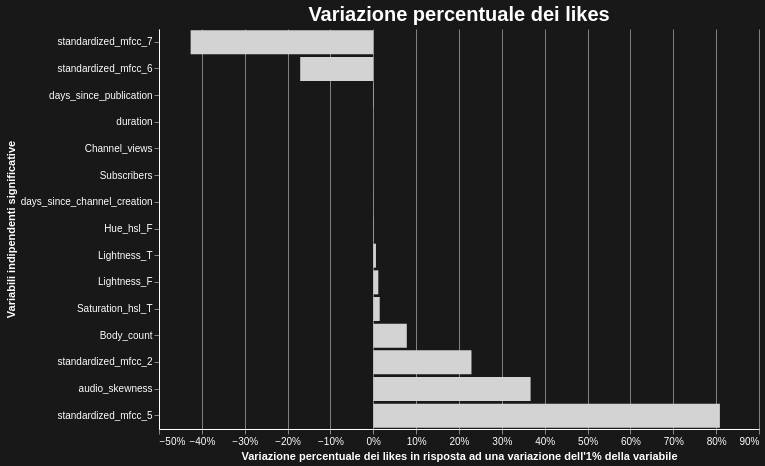

Express this chart as Vega-Lite.
### Vega-Lite specification from a JSON file in a GitHub repository (floating-point values rounded to 4 significant figures)
{"config": {"view": {"continuousWidth": 300, "continuousHeight": 300, "stroke": "transparent"}, "axis": {"domainColor": "white", "gridColor": "grey", "labelColor": "white", "titleColor": "white"}, "background": "#181818", "legend": {"labelColor": "white", "titleColor": "white"}}, "data": {"name": "data-ffce66ea268824e58e4b4372ad2a41b0"}, "mark": {"type": "bar"}, "encoding": {"color": {"condition": {"param": "param_3", "value": "#1f77b4", "empty": false}, "value": "#d3d3d3"}, "tooltip": [{"field": "Variable", "type": "nominal"}, {"field": "Variation", "format": ".2%", "type": "quantitative"}], "x": {"axis": {"format": ".0%"}, "field": "Variation", "title": "Variazione percentuale dei likes in risposta ad una variazione dell'1% della variabile", "type": "quantitative"}, "y": {"field": "Variable", "sort": {"field": "Variation", "order": "ascending"}, "title": "Variabili indipendenti significative", "type": "ordinal"}}, "height": 400, "params": [{"name": "param_3", "select": {"type": "point", "fields": ["Variable"]}, "bind": "legend"}, {"name": "param_4", "select": {"type": "interval", "encodings": ["x", "y"]}, "bind": "scales"}], "title": {"text": "Variazione percentuale dei likes", "color": "white", "fontSize": 20}, "width": 600, "$schema": "https://vega.github.io/schema/vega-lite/v5.17.0.json", "datasets": {"data-ffce66ea268824e58e4b4372ad2a41b0": [{"Variable": "standardized_mfcc_7", "Dependent": "likes", "Variation": -0.4262}, {"Variable": "standardized_mfcc_6", "Dependent": "likes", "Variation": -0.1705}, {"Variable": "days_since_publication", "Dependent": "likes", "Variation": -0.0007068}, {"Variable": "duration", "Dependent": "likes", "Variation": -3.65e-05}, {"Variable": "Channel_views", "Dependent": "likes", "Variation": -2.361e-10}, {"Variable": "Subscribers", "Dependent": "likes", "Variation": 1.352e-07}, {"Variable": "days_since_channel_creation", "Dependent": "likes", "Variation": 0.0001115}, {"Variable": "Hue_hsl_F", "Dependent": "likes", "Variation": 0.0006015}, {"Variable": "Lightness_T", "Dependent": "likes", "Variation": 0.006184}, {"Variable": "Lightness_F", "Dependent": "likes", "Variation": 0.01172}, {"Variable": "Saturation_hsl_T", "Dependent": "likes", "Variation": 0.01498}, {"Variable": "Body_count", "Dependent": "likes", "Variation": 0.07819}, {"Variable": "standardized_mfcc_2", "Dependent": "likes", "Variation": 0.2291}, {"Variable": "audio_skewness", "Dependent": "likes", "Variation": 0.367}, {"Variable": "standardized_mfcc_5", "Dependent": "likes", "Variation": 0.8087}]}}
